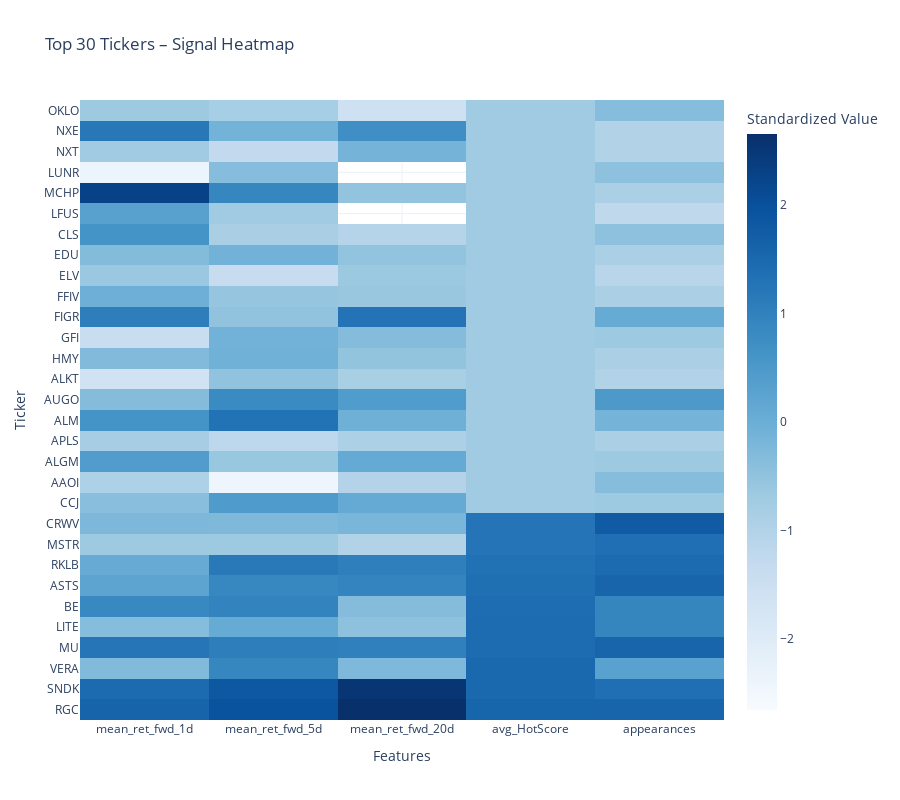

Notebook cell for this chart:
### Code cell
fig = go.Figure(
    data=go.Heatmap(
        z=Z,
        x=heat_cols,
        y=top.index.tolist(),
        colorscale="Blues",
        zmid=0,
        colorbar=dict(title="Standardized Value")
    )
)

fig.update_layout(
    title=f"Top {TOP_N} Tickers – Signal Heatmap",
    xaxis_title="Features",
    yaxis_title="Ticker",
    template="plotly_white",
    height=800
)

fig.show()

### Figure 1 — Plotly figure (JSON) as saved in the notebook; plotly's stock layout.template omitted (floating-point values rounded to 4 significant figures; data arrays with more than 128 entries replaced by an {"elided": "..."} marker saying what was removed)
{"data": [{"colorbar": {"title": {"text": "Standardized Value"}}, "colorscale": [[0, "rgb(247,251,255)"], [0.125, "rgb(222,235,247)"], [0.25, "rgb(198,219,239)"], [0.375, "rgb(158,202,225)"], [0.5, "rgb(107,174,214)"], [0.625, "rgb(66,146,198)"], [0.75, "rgb(33,113,181)"], [0.875, "rgb(8,81,156)"], [1, "rgb(8,48,107)"]], "type": "heatmap", "x": ["mean_ret_fwd_1d", "mean_ret_fwd_5d", "mean_ret_fwd_20d", "avg_HotScore", "appearances"], "y": ["RGC", "SNDK", "VERA", "MU", "LITE", "BE", "ASTS", "RKLB", "MSTR", "CRWV", "CCJ", "AAOI", "ALGM", "APLS", "ALM", "AUGO", "ALKT", "HMY", "GFI", "FIGR", "FFIV", "ELV", "EDU", "CLS", "LFUS", "MCHP", "LUNR", "NXT", "NXE", "OKLO"], "z": {"elided": "30x5 float values"}, "zmid": 0}], "layout": {"height": 800, "title": {"text": "Top 30 Tickers – Signal Heatmap"}, "xaxis": {"title": {"text": "Features"}}, "yaxis": {"title": {"text": "Ticker"}}}}
